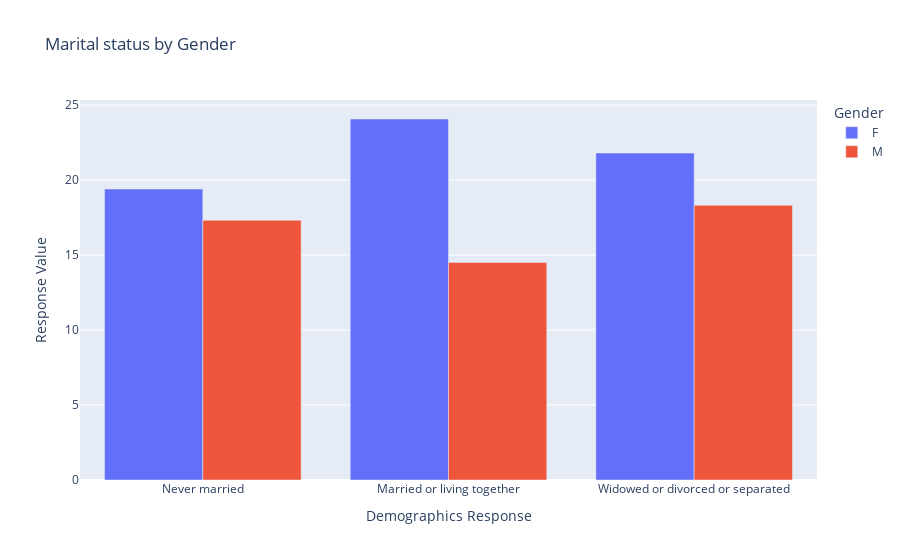

The cell this chart's notebook holds for it:
### Code cell
fig = px.bar(data_mar, x='Demographics Response', y='Value', color='Gender',
             labels={'Value': 'Response Value'}, barmode='group',
             title='Marital status by Gender')

# Sort the bars by value
fig.update_layout(xaxis_categoryorder='total ascending')

# Show the plot
fig.show()

### Figure 1 — Plotly figure (JSON) as saved in the notebook; plotly's stock layout.template omitted (floating-point values rounded to 4 significant figures)
{"data": [{"alignmentgroup": "True", "hovertemplate": "Gender=F<br>Demographics Response=%{x}<br>Response Value=%{y}<extra></extra>", "legendgroup": "F", "marker": {"color": "#636efa", "pattern": {"shape": ""}}, "name": "F", "offsetgroup": "F", "orientation": "v", "showlegend": true, "textposition": "auto", "type": "bar", "x": ["Married or living together", "Never married", "Widowed or divorced or separated"], "xaxis": "x", "y": [24.07, 19.4, 21.8], "yaxis": "y"}, {"alignmentgroup": "True", "hovertemplate": "Gender=M<br>Demographics Response=%{x}<br>Response Value=%{y}<extra></extra>", "legendgroup": "M", "marker": {"color": "#EF553B", "pattern": {"shape": ""}}, "name": "M", "offsetgroup": "M", "orientation": "v", "showlegend": true, "textposition": "auto", "type": "bar", "x": ["Married or living together", "Never married", "Widowed or divorced or separated"], "xaxis": "x", "y": [14.51, 17.32, 18.31], "yaxis": "y"}], "layout": {"barmode": "group", "legend": {"title": {"text": "Gender"}, "tracegroupgap": 0}, "title": {"text": "Marital status by Gender"}, "xaxis": {"anchor": "y", "categoryorder": "total ascending", "domain": [0, 1], "title": {"text": "Demographics Response"}}, "yaxis": {"anchor": "x", "domain": [0, 1], "title": {"text": "Response Value"}}}}
